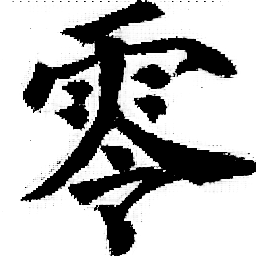
#> input picture images/test1-number/0.png, 256 x 256 px
$ python -i preprocess.py   (imports and definitions only)
#> lines starting #> are read from the running program, lines starting #| are printed output that depends on the picture; after the words box and inside, x2 and y2 are one past the last pixel; in counts of white or black regions, pixels touching at a corner belong together
from PIL import Image, ImageEnhance, ImageFilter
import cv2
import numpy as np

def preprocess_image(image_path, output_path):
    # 打开和转换图像为灰度
#> called with image_path = '../images/test1-number/0.png', output_path = 'out.png'
    img = Image.open(image_path).convert('L')
    # 增强对比度
    enhancer = ImageEnhance.Contrast(img)
    img = enhancer.enhance(2.0)
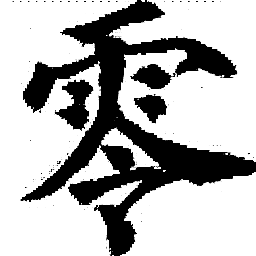
#> img: PIL image 256x256 L; min 0, max 255, mean 180.9
    # 锐化处理
    img = img.filter(ImageFilter.SHARPEN)
    # 自适应阈值二值化
    img_np = np.array(img)
    img_np = cv2.medianBlur(img_np, 5)
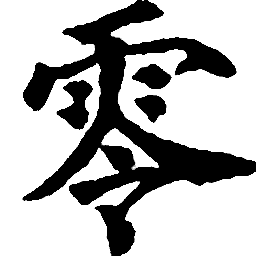
#> img_np: shape (256, 256); min 0, max 255, mean 181.2
    img_np = cv2.adaptiveThreshold(img_np, 255, cv2.ADAPTIVE_THRESH_GAUSSIAN_C, cv2.THRESH_BINARY, 11, 2)
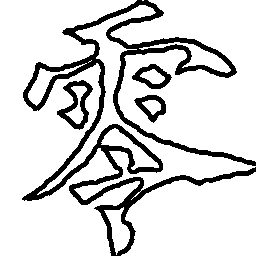
#> img_np: shape (256, 256); 84.5% white; 4 black regions, box (x1, y1, x2, y2) and area: (22, 0, 256, 256) 8751, (57, 80, 93, 130) 655, (132, 64, 172, 89) 404, (134, 95, 166, 123) 370
    img = Image.fromarray(img_np)
    img.save(output_path)

def preprocess_image_otsu(image_path, output_path):
    # 打开并转换图像为灰度
    img = Image.open(image_path).convert('L')
    # 增强对比度
    enhancer = ImageEnhance.Contrast(img)
    img = enhancer.enhance(2.0)
    # 锐化处理
    img = img.filter(ImageFilter.SHARPEN)
    # 将PIL图像转换为NumPy数组
    img_np = np.array(img)
    # 使用中值滤波减少噪声
    img_np = cv2.medianBlur(img_np, 5)
    # 使用Otsu's阈值方法
    _, img_np = cv2.threshold(img_np, 0, 255, cv2.THRESH_BINARY + cv2.THRESH_OTSU)
    # 将NumPy数组转换回PIL图像
    img = Image.fromarray(img_np)
    img.save(output_path)

>>> result = preprocess_image('../images/test1-number/0.png', 'out.png')

$ run again, on images/test1-number/1.png
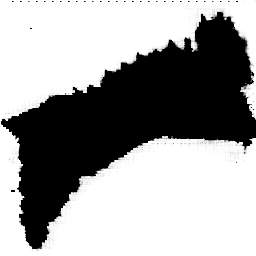
#> input picture images/test1-number/1.png, 256 x 256 px
#> in preprocess_image, `img = img.filter(ImageFilter.SHARPEN)`:
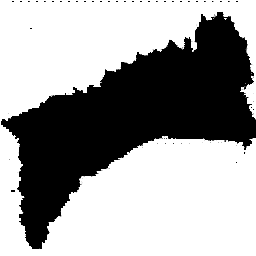
#> img: PIL image 256x256 L; min 0, max 255, mean 159.1
#> in preprocess_image, `img_np = cv2.adaptiveThreshold(img_np, 255, cv2.ADAPTIVE_THRESH_GAUSSI..`:
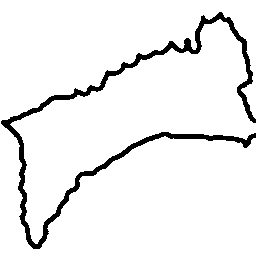
#> img_np: shape (256, 256); 93.7% white; 1 black region, box (x1, y1, x2, y2) and area: (1, 12, 256, 249) 4113

$ run again, on images/test1-number/2.png
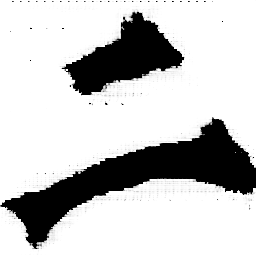
#> input picture images/test1-number/2.png, 256 x 256 px
#> in preprocess_image, `img_np = cv2.medianBlur(img_np, 5)`:
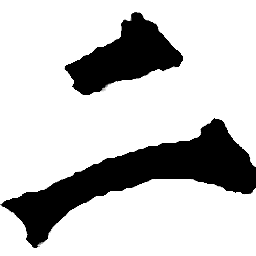
#> img_np: shape (256, 256); min 0, max 255, mean 197.7
#> in preprocess_image, `img_np = cv2.adaptiveThreshold(img_np, 255, cv2.ADAPTIVE_THRESH_GAUSSI..`:
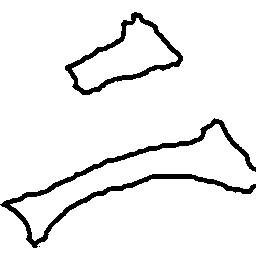
#> img_np: shape (256, 256); 93.3% white; 3 black regions (1 under 20 px), largest, box (x1, y1, x2, y2) and area: (0, 118, 256, 248) 2919, (65, 12, 183, 95) 1451

$ run again, on images/test1-number/3.png
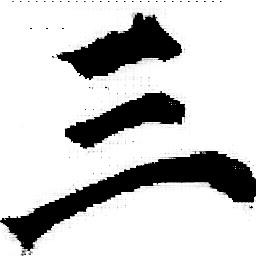
#> input picture images/test1-number/3.png, 256 x 256 px
#> in preprocess_image, `img_np = cv2.medianBlur(img_np, 5)`:
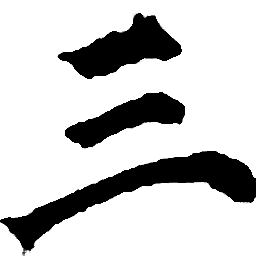
#> img_np: shape (256, 256); min 0, max 255, mean 201.7
#> in preprocess_image, `img_np = cv2.adaptiveThreshold(img_np, 255, cv2.ADAPTIVE_THRESH_GAUSSI..`:
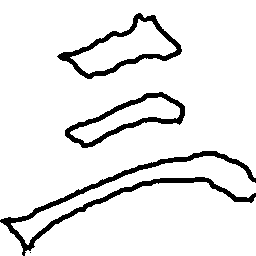
#> img_np: shape (256, 256); 91.7% white; 4 black regions (1 under 20 px), largest, box (x1, y1, x2, y2) and area: (0, 151, 256, 256) 2780, (57, 13, 182, 79) 1384, (65, 92, 185, 148) 1294
